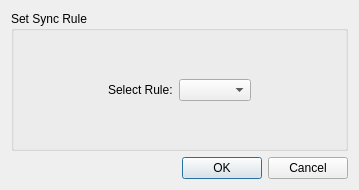
<?xml version="1.0" encoding="UTF-8"?>
<ui version="4.0">
 <class>OCC::SyncRuleEditor</class>
 <widget class="QDialog" name="OCC::SyncRuleEditor">
  <property name="geometry">
   <rect>
    <x>0</x>
    <y>0</y>
    <width>359</width>
    <height>190</height>
   </rect>
  </property>
  <property name="sizePolicy">
   <sizepolicy hsizetype="Preferred" vsizetype="Preferred">
    <horstretch>0</horstretch>
    <verstretch>0</verstretch>
   </sizepolicy>
  </property>
  <property name="windowTitle">
   <string>Dialog</string>
  </property>
  <layout class="QGridLayout" name="gridLayout">
   <item row="2" column="0">
    <widget class="QDialogButtonBox" name="buttonBox">
     <property name="focusPolicy">
      <enum>Qt::NoFocus</enum>
     </property>
     <property name="orientation">
      <enum>Qt::Horizontal</enum>
     </property>
     <property name="standardButtons">
      <set>QDialogButtonBox::Cancel|QDialogButtonBox::Ok</set>
     </property>
     <property name="centerButtons">
      <bool>false</bool>
     </property>
    </widget>
   </item>
   <item row="0" column="0">
    <widget class="QGroupBox" name="groupBox">
     <property name="title">
      <string>Set Sync Rule</string>
     </property>
     <layout class="QGridLayout" name="gridLayout_2">
      <item row="0" column="1">
       <spacer name="verticalSpacer">
        <property name="orientation">
         <enum>Qt::Vertical</enum>
        </property>
        <property name="sizeHint" stdset="0">
         <size>
          <width>20</width>
          <height>19</height>
         </size>
        </property>
       </spacer>
      </item>
      <item row="1" column="0">
       <spacer name="horizontalSpacer_2">
        <property name="orientation">
         <enum>Qt::Horizontal</enum>
        </property>
        <property name="sizeHint" stdset="0">
         <size>
          <width>55</width>
          <height>20</height>
         </size>
        </property>
       </spacer>
      </item>
      <item row="1" column="1">
       <layout class="QHBoxLayout" name="horizontalLayout">
        <item>
         <widget class="QLabel" name="selectRuleLabel">
          <property name="text">
           <string>Select Rule:</string>
          </property>
         </widget>
        </item>
        <item>
         <widget class="QComboBox" name="selectRuleComboBox">
          <property name="sizePolicy">
           <sizepolicy hsizetype="Preferred" vsizetype="Fixed">
            <horstretch>0</horstretch>
            <verstretch>0</verstretch>
           </sizepolicy>
          </property>
          <property name="minimumSize">
           <size>
            <width>0</width>
            <height>0</height>
           </size>
          </property>
          <property name="maximumSize">
           <size>
            <width>16777215</width>
            <height>16777215</height>
           </size>
          </property>
         </widget>
        </item>
       </layout>
      </item>
      <item row="1" column="2">
       <spacer name="horizontalSpacer">
        <property name="orientation">
         <enum>Qt::Horizontal</enum>
        </property>
        <property name="sizeHint" stdset="0">
         <size>
          <width>54</width>
          <height>20</height>
         </size>
        </property>
       </spacer>
      </item>
      <item row="2" column="1">
       <spacer name="verticalSpacer_2">
        <property name="orientation">
         <enum>Qt::Vertical</enum>
        </property>
        <property name="sizeHint" stdset="0">
         <size>
          <width>20</width>
          <height>30</height>
         </size>
        </property>
       </spacer>
      </item>
     </layout>
    </widget>
   </item>
  </layout>
 </widget>
 <resources/>
 <connections>
  <connection>
   <sender>buttonBox</sender>
   <signal>accepted()</signal>
   <receiver>OCC::SyncRuleEditor</receiver>
   <slot>accept()</slot>
   <hints>
    <hint type="sourcelabel">
     <x>248</x>
     <y>254</y>
    </hint>
    <hint type="destinationlabel">
     <x>157</x>
     <y>274</y>
    </hint>
   </hints>
  </connection>
  <connection>
   <sender>buttonBox</sender>
   <signal>rejected()</signal>
   <receiver>OCC::SyncRuleEditor</receiver>
   <slot>reject()</slot>
   <hints>
    <hint type="sourcelabel">
     <x>316</x>
     <y>260</y>
    </hint>
    <hint type="destinationlabel">
     <x>286</x>
     <y>274</y>
    </hint>
   </hints>
  </connection>
 </connections>
</ui>
